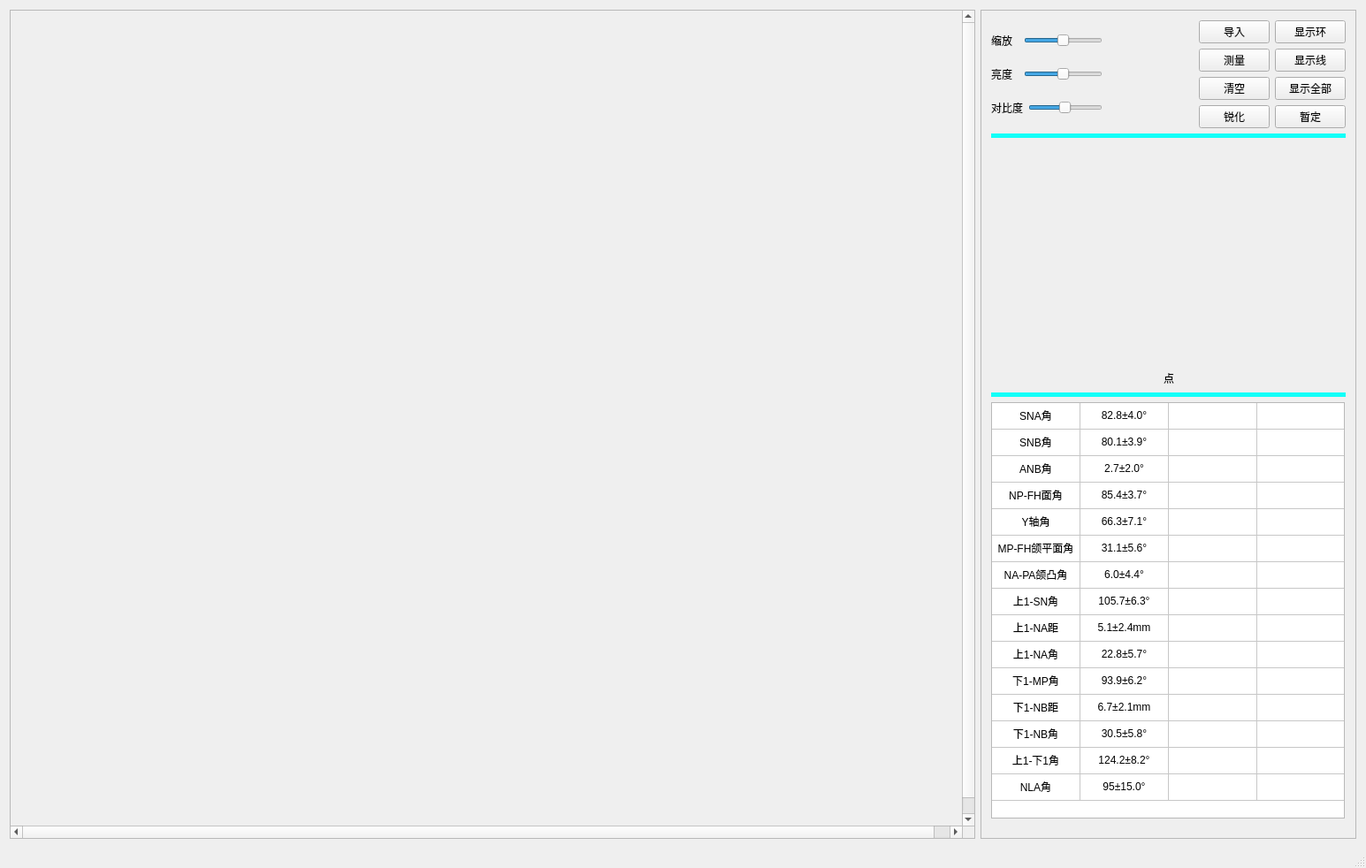
<?xml version="1.0" encoding="UTF-8"?>
<ui version="4.0">
 <class>MainWindow</class>
 <widget class="QMainWindow" name="MainWindow">
  <property name="geometry">
   <rect>
    <x>0</x>
    <y>0</y>
    <width>1545</width>
    <height>982</height>
   </rect>
  </property>
  <property name="windowTitle">
   <string>MainWindow</string>
  </property>
  <property name="windowIcon">
   <iconset>
    <normaloff>image/icon/iMQ.ico</normaloff>image/icon/iMQ.ico</iconset>
  </property>
  <widget class="QWidget" name="centralWidget">
   <layout class="QHBoxLayout" name="horizontalLayout_6">
    <item>
     <widget class="QScrollArea" name="scrollArea">
      <property name="sizeAdjustPolicy">
       <enum>QAbstractScrollArea::AdjustIgnored</enum>
      </property>
      <property name="widgetResizable">
       <bool>false</bool>
      </property>
      <widget class="QWidget" name="scrollAreaWidgetContents">
       <property name="geometry">
        <rect>
         <x>0</x>
         <y>0</y>
         <width>1094</width>
         <height>940</height>
        </rect>
       </property>
       <property name="styleSheet">
        <string notr="true"/>
       </property>
       <layout class="QHBoxLayout" name="horizontalLayout_8">
        <item>
         <layout class="QVBoxLayout" name="verticalLayout_2">
          <item>
           <spacer name="verticalSpacer_2">
            <property name="orientation">
             <enum>Qt::Vertical</enum>
            </property>
            <property name="sizeHint" stdset="0">
             <size>
              <width>20</width>
              <height>40</height>
             </size>
            </property>
           </spacer>
          </item>
          <item>
           <layout class="QHBoxLayout" name="horizontalLayout">
            <item>
             <spacer name="horizontalSpacer">
              <property name="orientation">
               <enum>Qt::Horizontal</enum>
              </property>
              <property name="sizeHint" stdset="0">
               <size>
                <width>40</width>
                <height>20</height>
               </size>
              </property>
             </spacer>
            </item>
            <item>
             <widget class="myLabel" name="imageLabel">
              <property name="minimumSize">
               <size>
                <width>100</width>
                <height>100</height>
               </size>
              </property>
              <property name="maximumSize">
               <size>
                <width>16777215</width>
                <height>16777215</height>
               </size>
              </property>
              <property name="baseSize">
               <size>
                <width>480</width>
                <height>240</height>
               </size>
              </property>
              <property name="cursor">
               <cursorShape>ArrowCursor</cursorShape>
              </property>
              <property name="styleSheet">
               <string notr="true"/>
              </property>
              <property name="text">
               <string/>
              </property>
             </widget>
            </item>
            <item>
             <spacer name="horizontalSpacer_2">
              <property name="orientation">
               <enum>Qt::Horizontal</enum>
              </property>
              <property name="sizeHint" stdset="0">
               <size>
                <width>40</width>
                <height>20</height>
               </size>
              </property>
             </spacer>
            </item>
           </layout>
          </item>
          <item>
           <spacer name="verticalSpacer">
            <property name="orientation">
             <enum>Qt::Vertical</enum>
            </property>
            <property name="sizeHint" stdset="0">
             <size>
              <width>20</width>
              <height>40</height>
             </size>
            </property>
           </spacer>
          </item>
         </layout>
        </item>
       </layout>
      </widget>
     </widget>
    </item>
    <item>
     <widget class="QScrollArea" name="scrollArea_2">
      <property name="minimumSize">
       <size>
        <width>425</width>
        <height>0</height>
       </size>
      </property>
      <property name="maximumSize">
       <size>
        <width>400</width>
        <height>16777215</height>
       </size>
      </property>
      <property name="widgetResizable">
       <bool>true</bool>
      </property>
      <widget class="QWidget" name="scrollAreaWidgetContents_2">
       <property name="geometry">
        <rect>
         <x>0</x>
         <y>0</y>
         <width>423</width>
         <height>940</height>
        </rect>
       </property>
       <layout class="QVBoxLayout" name="verticalLayout_3">
        <item>
         <layout class="QHBoxLayout" name="horizontalLayout_2">
          <item>
           <layout class="QVBoxLayout" name="verticalLayout_5">
            <item>
             <layout class="QHBoxLayout" name="horizontalLayout_5">
              <item>
               <widget class="QLabel" name="zoomLabel">
                <property name="text">
                 <string>缩放  </string>
                </property>
               </widget>
              </item>
              <item>
               <widget class="QSlider" name="zoomSlider">
                <property name="minimum">
                 <number>20</number>
                </property>
                <property name="maximum">
                 <number>180</number>
                </property>
                <property name="singleStep">
                 <number>5</number>
                </property>
                <property name="value">
                 <number>100</number>
                </property>
                <property name="orientation">
                 <enum>Qt::Horizontal</enum>
                </property>
               </widget>
              </item>
             </layout>
            </item>
            <item>
             <layout class="QHBoxLayout" name="horizontalLayout_3">
              <item>
               <widget class="QLabel" name="brightnessLabel">
                <property name="text">
                 <string>亮度  </string>
                </property>
               </widget>
              </item>
              <item>
               <widget class="QSlider" name="brightnessSlider">
                <property name="minimum">
                 <number>-100</number>
                </property>
                <property name="maximum">
                 <number>100</number>
                </property>
                <property name="singleStep">
                 <number>20</number>
                </property>
                <property name="value">
                 <number>0</number>
                </property>
                <property name="orientation">
                 <enum>Qt::Horizontal</enum>
                </property>
               </widget>
              </item>
             </layout>
            </item>
            <item>
             <layout class="QHBoxLayout" name="horizontalLayout_4">
              <item>
               <widget class="QLabel" name="contrastLabel">
                <property name="text">
                 <string>对比度</string>
                </property>
               </widget>
              </item>
              <item>
               <widget class="QSlider" name="contrastSlider">
                <property name="minimum">
                 <number>-127</number>
                </property>
                <property name="maximum">
                 <number>128</number>
                </property>
                <property name="orientation">
                 <enum>Qt::Horizontal</enum>
                </property>
               </widget>
              </item>
             </layout>
            </item>
           </layout>
          </item>
          <item>
           <spacer name="horizontalSpacer_3">
            <property name="orientation">
             <enum>Qt::Horizontal</enum>
            </property>
            <property name="sizeHint" stdset="0">
             <size>
              <width>40</width>
              <height>20</height>
             </size>
            </property>
           </spacer>
          </item>
          <item>
           <layout class="QVBoxLayout" name="verticalLayout_6">
            <item>
             <widget class="QPushButton" name="openPushbutton">
              <property name="text">
               <string>导入</string>
              </property>
             </widget>
            </item>
            <item>
             <widget class="QPushButton" name="measurePushbutton">
              <property name="text">
               <string>测量</string>
              </property>
             </widget>
            </item>
            <item>
             <widget class="QPushButton" name="clearPushbutton">
              <property name="text">
               <string>清空</string>
              </property>
             </widget>
            </item>
            <item>
             <widget class="QPushButton" name="sharpenPushButton">
              <property name="text">
               <string>锐化</string>
              </property>
             </widget>
            </item>
           </layout>
          </item>
          <item>
           <layout class="QVBoxLayout" name="verticalLayout">
            <item>
             <widget class="QPushButton" name="displayhaloButton">
              <property name="text">
               <string>显示环</string>
              </property>
             </widget>
            </item>
            <item>
             <widget class="QPushButton" name="line_displayButton">
              <property name="text">
               <string>显示线</string>
              </property>
             </widget>
            </item>
            <item>
             <widget class="QPushButton" name="displayallButton">
              <property name="text">
               <string>显示全部</string>
              </property>
             </widget>
            </item>
            <item>
             <widget class="QPushButton" name="pushButton_2">
              <property name="text">
               <string>暂定</string>
              </property>
             </widget>
            </item>
           </layout>
          </item>
         </layout>
        </item>
        <item>
         <widget class="QWidget" name="widget" native="true">
          <property name="minimumSize">
           <size>
            <width>0</width>
            <height>5</height>
           </size>
          </property>
          <property name="maximumSize">
           <size>
            <width>16777215</width>
            <height>5</height>
           </size>
          </property>
          <property name="styleSheet">
           <string notr="true">background-color: rgb(17, 255, 248);</string>
          </property>
         </widget>
        </item>
        <item>
         <layout class="QHBoxLayout" name="horizontalLayout_7">
          <item>
           <spacer name="horizontalSpacer_4">
            <property name="orientation">
             <enum>Qt::Horizontal</enum>
            </property>
            <property name="sizeHint" stdset="0">
             <size>
              <width>40</width>
              <height>20</height>
             </size>
            </property>
           </spacer>
          </item>
          <item>
           <widget class="QLabel" name="instructimgLabel">
            <property name="minimumSize">
             <size>
              <width>250</width>
              <height>250</height>
             </size>
            </property>
            <property name="maximumSize">
             <size>
              <width>250</width>
              <height>250</height>
             </size>
            </property>
            <property name="text">
             <string/>
            </property>
           </widget>
          </item>
          <item>
           <spacer name="horizontalSpacer_5">
            <property name="orientation">
             <enum>Qt::Horizontal</enum>
            </property>
            <property name="sizeHint" stdset="0">
             <size>
              <width>40</width>
              <height>20</height>
             </size>
            </property>
           </spacer>
          </item>
         </layout>
        </item>
        <item>
         <layout class="QHBoxLayout" name="horizontalLayout_9">
          <item>
           <spacer name="horizontalSpacer_6">
            <property name="orientation">
             <enum>Qt::Horizontal</enum>
            </property>
            <property name="sizeHint" stdset="0">
             <size>
              <width>40</width>
              <height>20</height>
             </size>
            </property>
           </spacer>
          </item>
          <item>
           <widget class="QLabel" name="instructLabel">
            <property name="maximumSize">
             <size>
              <width>16777215</width>
              <height>30</height>
             </size>
            </property>
            <property name="styleSheet">
             <string notr="true">font: 20pt &quot;宋体&quot;;</string>
            </property>
            <property name="text">
             <string>点</string>
            </property>
           </widget>
          </item>
          <item>
           <spacer name="horizontalSpacer_7">
            <property name="orientation">
             <enum>Qt::Horizontal</enum>
            </property>
            <property name="sizeHint" stdset="0">
             <size>
              <width>40</width>
              <height>20</height>
             </size>
            </property>
           </spacer>
          </item>
         </layout>
        </item>
        <item>
         <widget class="QWidget" name="widget_3" native="true">
          <property name="minimumSize">
           <size>
            <width>0</width>
            <height>5</height>
           </size>
          </property>
          <property name="maximumSize">
           <size>
            <width>16777215</width>
            <height>5</height>
           </size>
          </property>
          <property name="styleSheet">
           <string notr="true">background-color: rgb(17, 255, 248);</string>
          </property>
         </widget>
        </item>
        <item>
         <widget class="QTableWidget" name="tableWidget">
          <property name="minimumSize">
           <size>
            <width>398</width>
            <height>471</height>
           </size>
          </property>
          <property name="maximumSize">
           <size>
            <width>400</width>
            <height>471</height>
           </size>
          </property>
          <property name="verticalScrollBarPolicy">
           <enum>Qt::ScrollBarAlwaysOff</enum>
          </property>
          <property name="horizontalScrollBarPolicy">
           <enum>Qt::ScrollBarAlwaysOff</enum>
          </property>
          <property name="textElideMode">
           <enum>Qt::ElideLeft</enum>
          </property>
          <property name="showGrid">
           <bool>true</bool>
          </property>
          <attribute name="horizontalHeaderVisible">
           <bool>false</bool>
          </attribute>
          <attribute name="horizontalHeaderCascadingSectionResizes">
           <bool>false</bool>
          </attribute>
          <attribute name="verticalHeaderVisible">
           <bool>false</bool>
          </attribute>
          <row>
           <property name="text">
            <string>1</string>
           </property>
          </row>
          <row>
           <property name="text">
            <string>2</string>
           </property>
          </row>
          <row>
           <property name="text">
            <string>3</string>
           </property>
          </row>
          <row>
           <property name="text">
            <string>4</string>
           </property>
          </row>
          <row>
           <property name="text">
            <string>5</string>
           </property>
          </row>
          <row>
           <property name="text">
            <string>6</string>
           </property>
          </row>
          <row>
           <property name="text">
            <string>7</string>
           </property>
          </row>
          <row>
           <property name="text">
            <string>8</string>
           </property>
          </row>
          <row>
           <property name="text">
            <string>9</string>
           </property>
          </row>
          <row>
           <property name="text">
            <string>10</string>
           </property>
          </row>
          <row>
           <property name="text">
            <string>11</string>
           </property>
          </row>
          <row>
           <property name="text">
            <string>12</string>
           </property>
          </row>
          <row>
           <property name="text">
            <string>13</string>
           </property>
          </row>
          <row>
           <property name="text">
            <string>14</string>
           </property>
          </row>
          <row>
           <property name="text">
            <string>15</string>
           </property>
          </row>
          <column>
           <property name="text">
            <string>项目</string>
           </property>
           <property name="background">
            <color>
             <red>255</red>
             <green>255</green>
             <blue>255</blue>
            </color>
           </property>
          </column>
          <column>
           <property name="text">
            <string>参考值</string>
           </property>
           <property name="textAlignment">
            <set>AlignCenter</set>
           </property>
          </column>
          <column>
           <property name="text">
            <string>测量值</string>
           </property>
           <property name="textAlignment">
            <set>AlignCenter</set>
           </property>
          </column>
          <column>
           <property name="text">
            <string>对比</string>
           </property>
          </column>
          <item row="0" column="0">
           <property name="text">
            <string>SNA角</string>
           </property>
           <property name="textAlignment">
            <set>AlignCenter</set>
           </property>
          </item>
          <item row="0" column="1">
           <property name="text">
            <string>82.8±4.0°</string>
           </property>
           <property name="textAlignment">
            <set>AlignCenter</set>
           </property>
          </item>
          <item row="0" column="2">
           <property name="text">
            <string/>
           </property>
           <property name="textAlignment">
            <set>AlignCenter</set>
           </property>
          </item>
          <item row="0" column="3">
           <property name="text">
            <string/>
           </property>
           <property name="textAlignment">
            <set>AlignCenter</set>
           </property>
          </item>
          <item row="1" column="0">
           <property name="text">
            <string>SNB角</string>
           </property>
           <property name="textAlignment">
            <set>AlignCenter</set>
           </property>
          </item>
          <item row="1" column="1">
           <property name="text">
            <string>80.1±3.9°</string>
           </property>
           <property name="textAlignment">
            <set>AlignCenter</set>
           </property>
          </item>
          <item row="1" column="2">
           <property name="text">
            <string/>
           </property>
           <property name="textAlignment">
            <set>AlignCenter</set>
           </property>
          </item>
          <item row="1" column="3">
           <property name="text">
            <string/>
           </property>
           <property name="textAlignment">
            <set>AlignCenter</set>
           </property>
          </item>
          <item row="2" column="0">
           <property name="text">
            <string>ANB角</string>
           </property>
           <property name="textAlignment">
            <set>AlignCenter</set>
           </property>
          </item>
          <item row="2" column="1">
           <property name="text">
            <string>2.7±2.0°</string>
           </property>
           <property name="textAlignment">
            <set>AlignCenter</set>
           </property>
          </item>
          <item row="2" column="2">
           <property name="text">
            <string/>
           </property>
           <property name="textAlignment">
            <set>AlignCenter</set>
           </property>
          </item>
          <item row="2" column="3">
           <property name="text">
            <string/>
           </property>
           <property name="textAlignment">
            <set>AlignCenter</set>
           </property>
          </item>
          <item row="3" column="0">
           <property name="text">
            <string>NP-FH面角</string>
           </property>
           <property name="textAlignment">
            <set>AlignCenter</set>
           </property>
          </item>
          <item row="3" column="1">
           <property name="text">
            <string>85.4±3.7°</string>
           </property>
           <property name="textAlignment">
            <set>AlignCenter</set>
           </property>
          </item>
          <item row="3" column="2">
           <property name="text">
            <string/>
           </property>
           <property name="textAlignment">
            <set>AlignCenter</set>
           </property>
          </item>
          <item row="3" column="3">
           <property name="text">
            <string/>
           </property>
           <property name="textAlignment">
            <set>AlignCenter</set>
           </property>
          </item>
          <item row="4" column="0">
           <property name="text">
            <string>Y轴角</string>
           </property>
           <property name="textAlignment">
            <set>AlignCenter</set>
           </property>
          </item>
          <item row="4" column="1">
           <property name="text">
            <string>66.3±7.1°</string>
           </property>
           <property name="textAlignment">
            <set>AlignCenter</set>
           </property>
          </item>
          <item row="4" column="2">
           <property name="text">
            <string/>
           </property>
           <property name="textAlignment">
            <set>AlignCenter</set>
           </property>
          </item>
          <item row="4" column="3">
           <property name="text">
            <string/>
           </property>
           <property name="textAlignment">
            <set>AlignCenter</set>
           </property>
          </item>
          <item row="5" column="0">
           <property name="text">
            <string>MP-FH颌平面角</string>
           </property>
           <property name="textAlignment">
            <set>AlignCenter</set>
           </property>
          </item>
          <item row="5" column="1">
           <property name="text">
            <string>31.1±5.6°</string>
           </property>
           <property name="textAlignment">
            <set>AlignCenter</set>
           </property>
          </item>
          <item row="5" column="2">
           <property name="text">
            <string/>
           </property>
           <property name="textAlignment">
            <set>AlignCenter</set>
           </property>
          </item>
          <item row="5" column="3">
           <property name="text">
            <string/>
           </property>
           <property name="textAlignment">
            <set>AlignCenter</set>
           </property>
          </item>
          <item row="6" column="0">
           <property name="text">
            <string>NA-PA颌凸角</string>
           </property>
           <property name="textAlignment">
            <set>AlignCenter</set>
           </property>
          </item>
          <item row="6" column="1">
           <property name="text">
            <string>6.0±4.4°</string>
           </property>
           <property name="textAlignment">
            <set>AlignCenter</set>
           </property>
          </item>
          <item row="6" column="2">
           <property name="text">
            <string/>
           </property>
           <property name="textAlignment">
            <set>AlignCenter</set>
           </property>
          </item>
          <item row="6" column="3">
           <property name="text">
            <string/>
           </property>
           <property name="textAlignment">
            <set>AlignCenter</set>
           </property>
          </item>
          <item row="7" column="0">
           <property name="text">
            <string>上1-SN角</string>
           </property>
           <property name="textAlignment">
            <set>AlignCenter</set>
           </property>
          </item>
          <item row="7" column="1">
           <property name="text">
            <string>105.7±6.3°</string>
           </property>
           <property name="textAlignment">
            <set>AlignCenter</set>
           </property>
          </item>
          <item row="7" column="2">
           <property name="text">
            <string/>
           </property>
           <property name="textAlignment">
            <set>AlignCenter</set>
           </property>
          </item>
          <item row="7" column="3">
           <property name="text">
            <string/>
           </property>
           <property name="textAlignment">
            <set>AlignCenter</set>
           </property>
          </item>
          <item row="8" column="0">
           <property name="text">
            <string>上1-NA距</string>
           </property>
           <property name="textAlignment">
            <set>AlignCenter</set>
           </property>
          </item>
          <item row="8" column="1">
           <property name="text">
            <string>5.1±2.4mm</string>
           </property>
           <property name="textAlignment">
            <set>AlignCenter</set>
           </property>
          </item>
          <item row="8" column="2">
           <property name="text">
            <string/>
           </property>
           <property name="textAlignment">
            <set>AlignCenter</set>
           </property>
          </item>
          <item row="8" column="3">
           <property name="text">
            <string/>
           </property>
           <property name="textAlignment">
            <set>AlignCenter</set>
           </property>
          </item>
          <item row="9" column="0">
           <property name="text">
            <string>上1-NA角</string>
           </property>
           <property name="textAlignment">
            <set>AlignCenter</set>
           </property>
          </item>
          <item row="9" column="1">
           <property name="text">
            <string>22.8±5.7°</string>
           </property>
           <property name="textAlignment">
            <set>AlignCenter</set>
           </property>
          </item>
          <item row="9" column="2">
           <property name="text">
            <string/>
           </property>
           <property name="textAlignment">
            <set>AlignCenter</set>
           </property>
          </item>
          <item row="9" column="3">
           <property name="text">
            <string/>
           </property>
           <property name="textAlignment">
            <set>AlignCenter</set>
           </property>
          </item>
          <item row="10" column="0">
           <property name="text">
            <string>下1-MP角</string>
           </property>
           <property name="textAlignment">
            <set>AlignCenter</set>
           </property>
          </item>
          <item row="10" column="1">
           <property name="text">
            <string>93.9±6.2°</string>
           </property>
           <property name="textAlignment">
            <set>AlignCenter</set>
           </property>
          </item>
          <item row="10" column="2">
           <property name="text">
            <string/>
           </property>
           <property name="textAlignment">
            <set>AlignCenter</set>
           </property>
          </item>
          <item row="10" column="3">
           <property name="text">
            <string/>
           </property>
           <property name="textAlignment">
            <set>AlignCenter</set>
           </property>
          </item>
          <item row="11" column="0">
           <property name="text">
            <string>下1-NB距</string>
           </property>
           <property name="textAlignment">
            <set>AlignCenter</set>
           </property>
          </item>
          <item row="11" column="1">
           <property name="text">
            <string>6.7±2.1mm</string>
           </property>
           <property name="textAlignment">
            <set>AlignCenter</set>
           </property>
          </item>
          <item row="11" column="2">
           <property name="text">
            <string/>
           </property>
           <property name="textAlignment">
            <set>AlignCenter</set>
           </property>
          </item>
          <item row="11" column="3">
           <property name="text">
            <string/>
           </property>
           <property name="textAlignment">
            <set>AlignCenter</set>
           </property>
          </item>
          <item row="12" column="0">
           <property name="text">
            <string>下1-NB角</string>
           </property>
           <property name="textAlignment">
            <set>AlignCenter</set>
           </property>
          </item>
          <item row="12" column="1">
           <property name="text">
            <string>30.5±5.8°</string>
           </property>
           <property name="textAlignment">
            <set>AlignCenter</set>
           </property>
          </item>
          <item row="12" column="2">
           <property name="text">
            <string/>
           </property>
           <property name="textAlignment">
            <set>AlignCenter</set>
           </property>
          </item>
          <item row="12" column="3">
           <property name="text">
            <string/>
           </property>
           <property name="textAlignment">
            <set>AlignCenter</set>
           </property>
          </item>
          <item row="13" column="0">
           <property name="text">
            <string>上1-下1角</string>
           </property>
           <property name="textAlignment">
            <set>AlignCenter</set>
           </property>
          </item>
          <item row="13" column="1">
           <property name="text">
            <string>124.2±8.2°</string>
           </property>
           <property name="textAlignment">
            <set>AlignCenter</set>
           </property>
          </item>
          <item row="13" column="2">
           <property name="text">
            <string/>
           </property>
           <property name="textAlignment">
            <set>AlignCenter</set>
           </property>
          </item>
          <item row="13" column="3">
           <property name="text">
            <string/>
           </property>
           <property name="textAlignment">
            <set>AlignCenter</set>
           </property>
          </item>
          <item row="14" column="0">
           <property name="text">
            <string>NLA角</string>
           </property>
           <property name="textAlignment">
            <set>AlignCenter</set>
           </property>
          </item>
          <item row="14" column="1">
           <property name="text">
            <string>95±15.0°</string>
           </property>
           <property name="textAlignment">
            <set>AlignCenter</set>
           </property>
          </item>
          <item row="14" column="2">
           <property name="text">
            <string/>
           </property>
           <property name="textAlignment">
            <set>AlignCenter</set>
           </property>
          </item>
          <item row="14" column="3">
           <property name="text">
            <string/>
           </property>
           <property name="textAlignment">
            <set>AlignCenter</set>
           </property>
          </item>
         </widget>
        </item>
        <item>
         <spacer name="verticalSpacer_3">
          <property name="orientation">
           <enum>Qt::Vertical</enum>
          </property>
          <property name="sizeHint" stdset="0">
           <size>
            <width>20</width>
            <height>40</height>
           </size>
          </property>
         </spacer>
        </item>
       </layout>
      </widget>
     </widget>
    </item>
   </layout>
  </widget>
  <widget class="QStatusBar" name="statusBar"/>
 </widget>
 <layoutdefault spacing="6" margin="11"/>
 <customwidgets>
  <customwidget>
   <class>myLabel</class>
   <extends>QLabel</extends>
   <header>mylabel.h</header>
  </customwidget>
 </customwidgets>
 <resources/>
 <connections/>
</ui>
